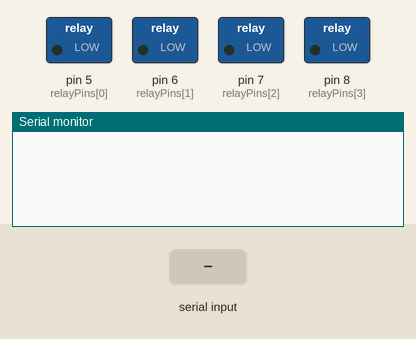
Bench run of a program on a simulated Arduino Nano Every. Parts: switched loads named in the program (green lamp = pin HIGH), the last lines printed to the serial monitor. Inputs (shaded band) come from the test bench.

Above: at 1.2 s.
1.3 s: "relay\n" received over Serial
At 2.4 s:
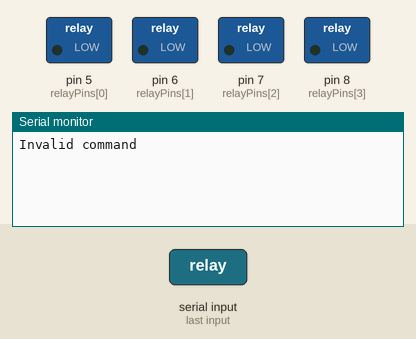
2.8 s: "firmware\n" received over Serial
At 3.5 s:
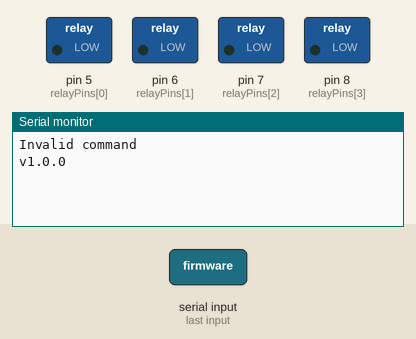

Measured:
- after the input at 1.3 s, the serial monitor: prints a new line at once (image 1)
- after the input at 2.8 s, the serial monitor: prints a new line at once (image 2)

The program:

main.cpp
```cpp
#include <Arduino.h>

// Define the relay pins
const int relayPins[] = {5, 6, 7, 8};

// Define the firmware version
const char* firmwareVersion = "v1.0.0";

void setup() {
  // Initialize the serial communication at 57600 baud
  Serial.begin(57600);

  // Initialize the relay pins as outputs
  for (int i = 0; i < 4; i++) {
    pinMode(relayPins[i], OUTPUT);
  }
}

void loop() {
  // Check if there is incoming serial data
  if (Serial.available() > 0) {
    // Read the incoming command
    String command = Serial.readStringUntil('\n');

    // Parse the command
    if (command.startsWith("relay")) {
      // Extract the relay number and state
      int relayNumber = command.substring(6, 7).toInt();
      String state = command.substring(8);

      // Check if the relay number is valid
      if (relayNumber >= 1 && relayNumber <= 4) {
        // Check if the state is "on" or "off"
        if (state == "on") {
          // Turn on the relay
          digitalWrite(relayPins[relayNumber - 1], HIGH);
          Serial.println("Relay " + String(relayNumber) + " turned on");
        } else if (state == "off") {
          // Turn off the relay
          digitalWrite(relayPins[relayNumber - 1], LOW);
          Serial.println("Relay " + String(relayNumber) + " turned off");
        } else {
          Serial.println("Invalid command");
        }
      } else {
        Serial.println("Invalid command");
      }
    } else if (command == "firmware") {
      // Return the firmware version
      Serial.println(firmwareVersion);
    } else {
      Serial.println("Invalid command");
    }
  }
}
```
